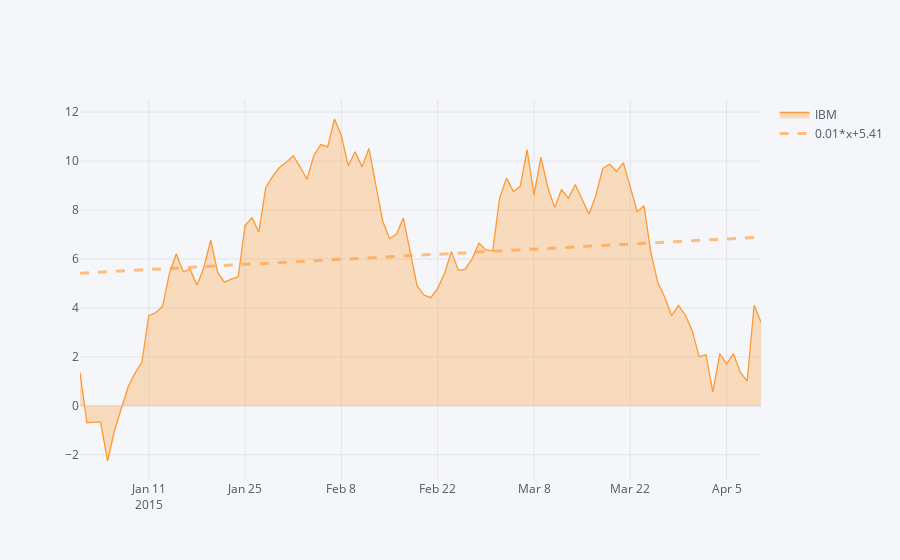

Notebook source saved alongside this figure:
### Markdown cell above
## Best Fit

### Code cell
df['IBM'].iplot(asFigure=True, bestfit=True, fill=True)
